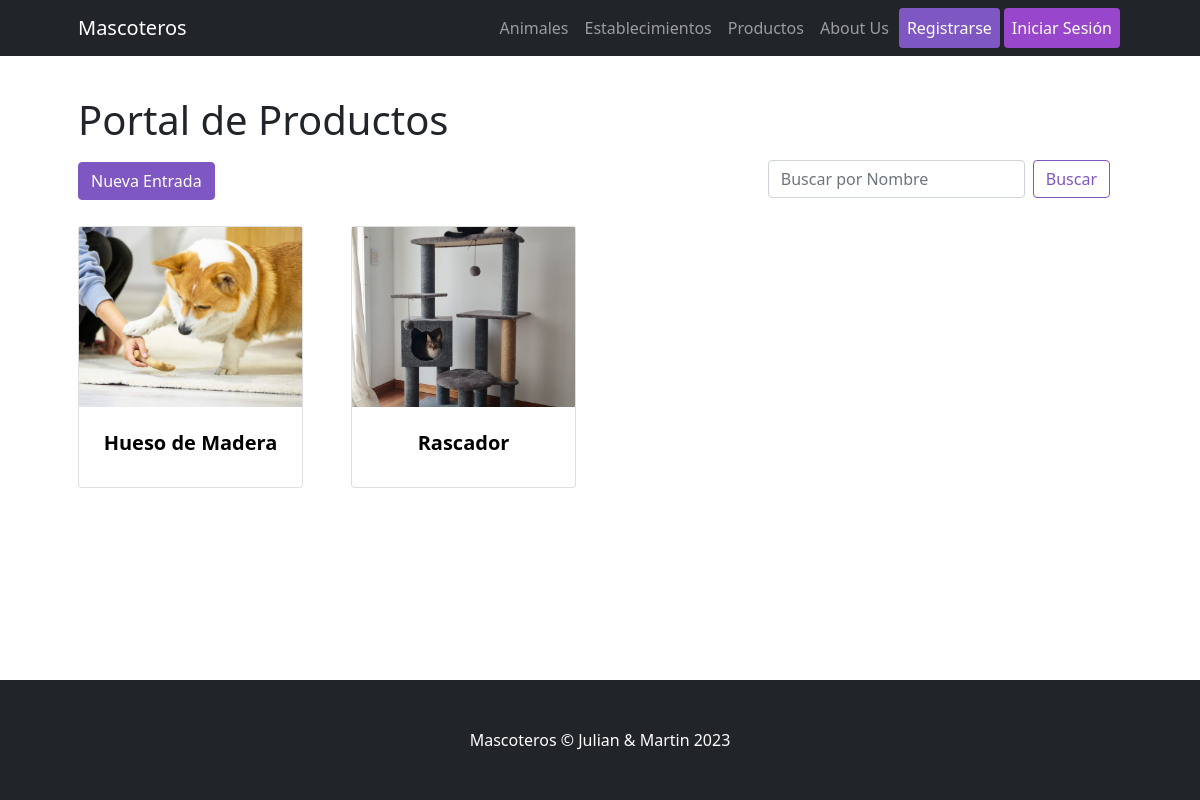
Screenshot of /Mascoteros/producto/list/ with the database file from the repository.
### Mascoteros/models.py (models this page shows)
class Producto (models.Model):
    nombre           = models.CharField(max_length=64)
    descripcion      = models.CharField(max_length=500)
    imagen           = models.ImageField(upload_to='images_productos')
    especie_objetivo = models.CharField(max_length=255)
    tipo             = models.CharField(max_length=32)

### Mascoteros/views.py (the view)
# urls.py: path("producto/list/", ListaProducto.as_view(), name="ProductosLista"),
class ListaProducto(ListView):
    model = Producto
    template_name = "Mascoteros/producto/producto_list.html"

### Mascoteros/templates/Mascoteros/producto/producto_list.html (shortened to what this page needs)
{% extends "Mascoteros/parent.html" %}
{% load static %}
{% block contenidoDinamico %}
<h1 class="card-title">Portal de Productos </h1>
<a href="{% url 'ProductosCrear' %}" class="btn btn-dark active float-right" role="button" aria-pressed="true">Nueva Entrada</a>
<nav class="navbar navbar-light  float-end">
    <div class="container-fluid">
      <form action="/Mascoteros/resultadoProductos/" class="d-flex" method="GET">
        <input type="text" name="nombre" class="form-control me-2" placeholder="Buscar por Nombre">
        <button class="btn btn-outline-success" type="submit">Buscar</button>
      </form>
    </div>
</nav>
<div class="row gx-4 gx-lg-5 row-cols-2 row-cols-md-3 row-cols-xl-4 justify-content-left">
    {% for producto in object_list %}
    <div class="col mb-5">
        <a href="{% url 'ProductosDetalle' producto.id %}">
            <div class="card h-100 zoom">
                <img class="card-img-top-list" src="{{producto.imagen.url}}" alt="..." />
                <div class="card-body p-4">
                    <div class="text-center">
                        <h5 class="fw-bolder">{{producto.nombre}}</h5>
                    </div>
                </div>
            </div>
        </a>
    </div>
    {% endfor %}
</div>
{% endblock %}

### rows the page displays
Producto: imagen (picture), nombre "Hueso de Madera"
Producto: imagen (picture), nombre "Rascador"
